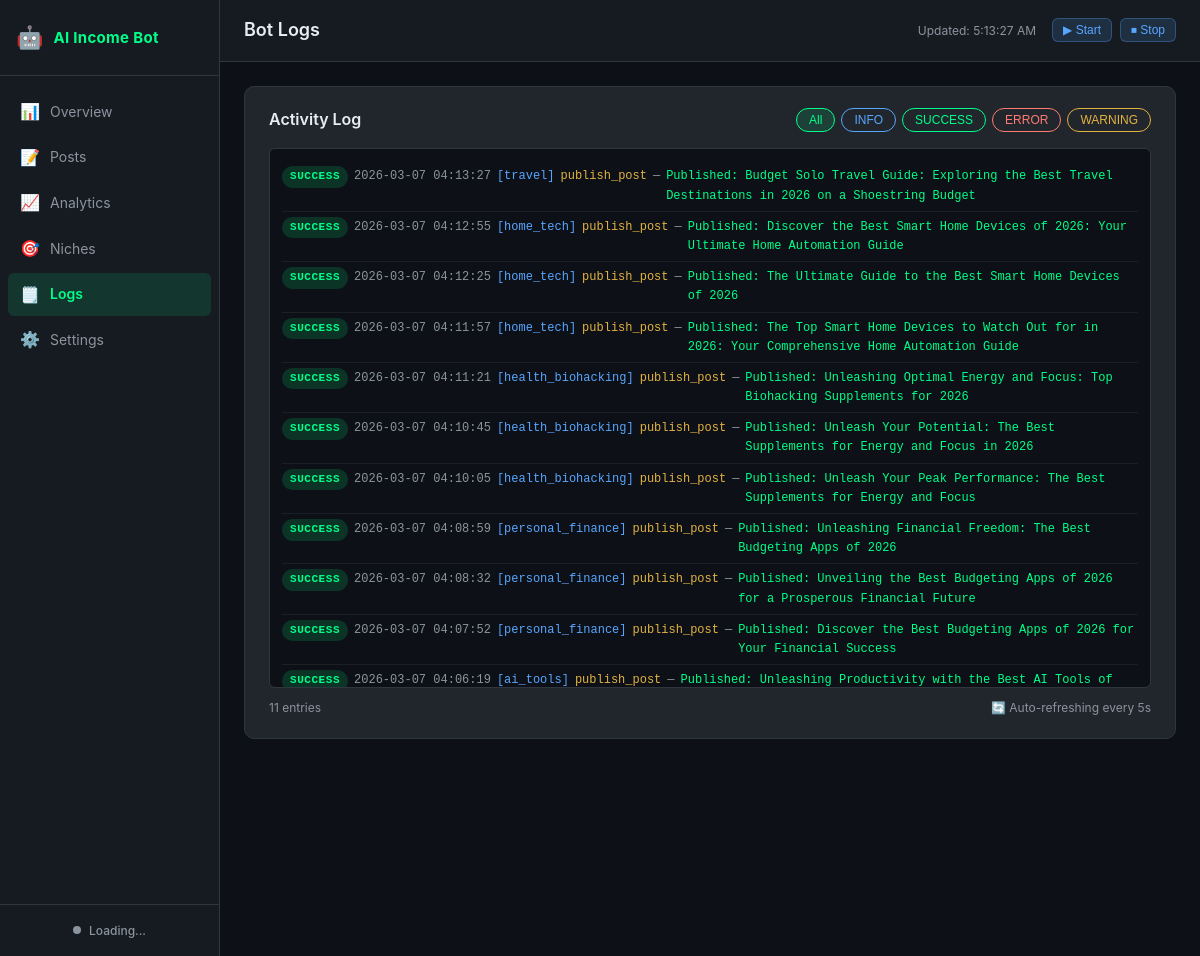
Page /logs on the committed database.
### tables this page shows
CREATE TABLE bot_logs (
            id INTEGER PRIMARY KEY AUTOINCREMENT,
            timestamp DATETIME DEFAULT CURRENT_TIMESTAMP,
            level TEXT NOT NULL,
            niche_id TEXT,
            action TEXT NOT NULL,
            message TEXT NOT NULL,
            error TEXT
        );

### dashboard/app.py (the view)
@app.route("/logs")
def logs():
    from core import analytics_tracker
    db = _get_db()
    limit = _load_settings().get("dashboard", {}).get("log_display_limit", 200)
    recent_logs = analytics_tracker.get_recent_logs(db, limit=limit)
    settings = _load_settings()
    return render_template("logs.html", logs=recent_logs, settings=settings)

### core/analytics_tracker.py (called while the page is built)
def get_recent_logs(db_path: Path, limit: int = 100) -> list:
    try:
        conn = sqlite3.connect(str(db_path))
        conn.row_factory = sqlite3.Row
        rows = conn.execute(
            "SELECT * FROM bot_logs ORDER BY timestamp DESC LIMIT ?", (limit,)
        ).fetchall()
        conn.close()
        return [dict(r) for r in rows]
    except Exception:
        return []

### dashboard/app.py (called while the page is built)
def _get_db():
    import sys
    sys.path.insert(0, str(_PROJECT_ROOT))
    from core import analytics_tracker
    if not _DB_PATH.exists():
        _DB_PATH.parent.mkdir(parents=True, exist_ok=True)
        analytics_tracker.init_db(_DB_PATH)
    return _DB_PATH

def _load_settings() -> dict:
    try:
        with open(_SETTINGS_CONFIG_PATH) as f:
            return yaml.safe_load(f)
    except Exception:
        return {}

### dashboard/templates/logs.html (shortened to what this page needs)
{% extends "base.html" %}
{% block page_title %}Bot Logs{% endblock %}
{% block content %}
<div class="card">
  <div class="card-header">
    <h3 class="card-title">Activity Log</h3>
    <div class="filter-btns" id="logFilters">
      <button class="filter-btn active" onclick="filterLogs('ALL', this)">All</button>
      <button class="filter-btn info" onclick="filterLogs('INFO', this)">INFO</button>
      <button class="filter-btn success" onclick="filterLogs('SUCCESS', this)">SUCCESS</button>
      <button class="filter-btn error" onclick="filterLogs('ERROR', this)">ERROR</button>
      <button class="filter-btn warning" onclick="filterLogs('WARNING', this)">WARNING</button>
    </div>
  </div>
  <div class="log-container" id="logContainer">
    {% for log in logs %}
    <div class="log-entry log-{{ log.level|lower }}" data-level="{{ log.level }}">
      <span class="log-level badge badge-{{ log.level|lower }}">{{ log.level }}</span>
      <span class="log-timestamp">{{ log.timestamp }}</span>
      {% if log.niche_id %}<span class="log-niche">[{{ log.niche_id }}]</span>{% endif %}
      <span class="log-action">{{ log.action }}</span>
      <span class="log-sep">—</span>
      <span class="log-message">{{ log.message }}</span>
    </div>
    {% else %}
    <div class="log-empty text-muted">No logs yet. Start the bot to see activity here.</div>
    {% endfor %}
  </div>
  <div class="log-footer">
    <span class="text-muted" id="logCount">{{ logs|length }} entries</span>
    <span class="text-muted" id="pollStatus">🔄 Auto-refreshing every 5s</span>
  </div>
</div>
{% endblock %}

### dashboard/static/css/dashboard.css (style rules this page uses)
:root { --bg: #0d1117; --sidebar-bg: #161b22; --card-bg: #21262d; --text: #e6edf3; --text-muted: #8b949e; --accent-green: #00ff88; --accent-blue: #58a6ff; --error-red: #ff7b72; --warning-yellow: #e3b341; --border: #30363d; --sidebar-width: 220px; --accent-purple: #bc8cff; }
*, *::before, *::after { box-sizing: border-box; margin: 0; padding: 0; }
body { background: var(--bg); color: var(--text); font-family: -apple-system, BlinkMacSystemFont, "Segoe UI", Roboto, monospace; font-size: 14px; line-height: 1.6; min-height: 100vh; }
.card { background: var(--card-bg); border: 1px solid var(--border); border-radius: 10px; padding: 20px 24px; margin-bottom: 20px; }
.card-header { display: flex; align-items: center; justify-content: space-between; margin-bottom: 16px; flex-wrap: wrap; gap: 12px; }
.card-title { font-size: 16px; font-weight: 600; color: var(--text); }
.text-muted { color: var(--text-muted); }
.badge { display: inline-block; padding: 2px 8px; border-radius: 12px; font-size: 11px; font-weight: 600; text-transform: uppercase; letter-spacing: 0.05em; }
.badge-success { background: rgba(0, 255, 136, 0.15); color: var(--accent-green); }
.log-container { max-height: 540px; overflow-y: auto; font-family: "SFMono-Regular", Consolas, monospace; font-size: 12px; background: var(--bg); border-radius: 6px; padding: 12px; border: 1px solid var(--border); }
.log-entry { padding: 5px 0; border-bottom: 1px solid rgba(48,54,61,0.4); display: flex; flex-wrap: wrap; gap: 6px; align-items: baseline; }
.log-entry:last-child { border-bottom: none; }
.log-level { flex-shrink: 0; }
.log-timestamp { color: var(--text-muted); }
.log-niche { color: var(--accent-blue); }
.log-action { color: var(--warning-yellow); }
.log-sep { color: var(--text-muted); }
.log-message { color: var(--text); flex: 1; }
.log-entry.log-success .log-message { color: var(--accent-green); }
.log-footer { display: flex; justify-content: space-between; align-items: center; margin-top: 10px; font-size: 12px; }
.filter-btns { display: flex; gap: 6px; flex-wrap: wrap; }
.filter-btn { padding: 4px 12px; border-radius: 14px; border: 1px solid var(--border); background: transparent; color: var(--text-muted); font-size: 12px; font-weight: 500; cursor: pointer; transition: all 0.15s; }
.filter-btn.active { background: rgba(0,255,136,0.12); border-color: var(--accent-green); color: var(--accent-green); }
.filter-btn.info { border-color: var(--accent-blue); color: var(--accent-blue); }
.filter-btn.success { border-color: var(--accent-green); color: var(--accent-green); }
.filter-btn.error { border-color: var(--error-red); color: var(--error-red); }
.filter-btn.warning { border-color: var(--warning-yellow); color: var(--warning-yellow); }

### rows in the picture
bot_logs: level "SUCCESS", timestamp "2026-03-07 04:13:27", niche_id "travel", action "publish_post", message "Published: Budget Solo Travel Guide: Exploring the Best Travel Destinations in 2026 on a Shoestring Budget"
bot_logs: level "SUCCESS", timestamp "2026-03-07 04:12:55", niche_id "home_tech", action "publish_post", message "Published: Discover the Best Smart Home Devices of 2026: Your Ultimate Home Automation Guide"
bot_logs: level "SUCCESS", timestamp "2026-03-07 04:12:25", niche_id "home_tech", action "publish_post", message "Published: The Ultimate Guide to the Best Smart Home Devices of 2026"
bot_logs: level "SUCCESS", timestamp "2026-03-07 04:11:57", niche_id "home_tech", action "publish_post", message "Published: The Top Smart Home Devices to Watch Out for in 2026: Your Comprehensive Home Automation Guide"
bot_logs: level "SUCCESS", timestamp "2026-03-07 04:11:21", niche_id "health_biohacking", action "publish_post", message "Published: Unleashing Optimal Energy and Focus: Top Biohacking Supplements for 2026"
bot_logs: level "SUCCESS", timestamp "2026-03-07 04:10:45", niche_id "health_biohacking", action "publish_post", message "Published: Unleash Your Potential: The Best Supplements for Energy and Focus in 2026"
bot_logs: level "SUCCESS", timestamp "2026-03-07 04:10:05", niche_id "health_biohacking", action "publish_post", message "Published: Unleash Your Peak Performance: The Best Supplements for Energy and Focus"
bot_logs: level "SUCCESS", timestamp "2026-03-07 04:08:59", niche_id "personal_finance", action "publish_post", message "Published: Unleashing Financial Freedom: The Best Budgeting Apps of 2026"
bot_logs: level "SUCCESS", timestamp "2026-03-07 04:08:32", niche_id "personal_finance", action "publish_post", message "Published: Unveiling the Best Budgeting Apps of 2026 for a Prosperous Financial Future"
bot_logs: level "SUCCESS", timestamp "2026-03-07 04:07:52", niche_id "personal_finance", action "publish_post", message "Published: Discover the Best Budgeting Apps of 2026 for Your Financial Success"
bot_logs: level "SUCCESS", timestamp "2026-03-07 04:06:19", niche_id "ai_tools", action "publish_post", message "Published: Unleashing Productivity with the Best AI Tools of…"

### other values in the picture
{{ logs|length }} "11"
